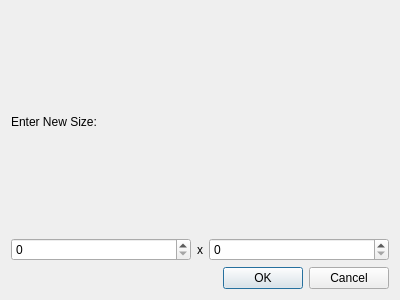
<?xml version="1.0" encoding="UTF-8"?>
<ui version="4.0">
 <class>ResizeDialog</class>
 <widget class="QDialog" name="ResizeDialog">
  <property name="geometry">
   <rect>
    <x>0</x>
    <y>0</y>
    <width>400</width>
    <height>300</height>
   </rect>
  </property>
  <property name="sizePolicy">
   <sizepolicy hsizetype="MinimumExpanding" vsizetype="Fixed">
    <horstretch>0</horstretch>
    <verstretch>0</verstretch>
   </sizepolicy>
  </property>
  <property name="windowTitle">
   <string>Image Pro</string>
  </property>
  <layout class="QGridLayout" name="gridLayout">
   <item row="0" column="0">
    <widget class="QLabel" name="label">
     <property name="text">
      <string>Enter New Size:</string>
     </property>
    </widget>
   </item>
   <item row="1" column="0">
    <layout class="QHBoxLayout" name="horizontalLayout_2">
     <item>
      <widget class="QSpinBox" name="heightSpinBox">
       <property name="sizePolicy">
        <sizepolicy hsizetype="Minimum" vsizetype="Fixed">
         <horstretch>89</horstretch>
         <verstretch>25</verstretch>
        </sizepolicy>
       </property>
      </widget>
     </item>
     <item>
      <widget class="QLabel" name="xLabel">
       <property name="text">
        <string>x</string>
       </property>
       <property name="alignment">
        <set>Qt::AlignCenter</set>
       </property>
      </widget>
     </item>
     <item>
      <widget class="QSpinBox" name="widthSpinBox">
       <property name="sizePolicy">
        <sizepolicy hsizetype="MinimumExpanding" vsizetype="Fixed">
         <horstretch>89</horstretch>
         <verstretch>25</verstretch>
        </sizepolicy>
       </property>
      </widget>
     </item>
    </layout>
   </item>
   <item row="2" column="0">
    <layout class="QHBoxLayout" name="horizontalLayout">
     <item>
      <spacer name="horizontalSpacer">
       <property name="orientation">
        <enum>Qt::Horizontal</enum>
       </property>
       <property name="sizeHint" stdset="0">
        <size>
         <width>40</width>
         <height>20</height>
        </size>
       </property>
      </spacer>
     </item>
     <item>
      <widget class="QPushButton" name="btnOK">
       <property name="text">
        <string>OK</string>
       </property>
       <property name="autoDefault">
        <bool>true</bool>
       </property>
       <property name="default">
        <bool>true</bool>
       </property>
      </widget>
     </item>
     <item>
      <widget class="QPushButton" name="btnCancel">
       <property name="text">
        <string>Cancel</string>
       </property>
       <property name="autoDefault">
        <bool>true</bool>
       </property>
       <property name="default">
        <bool>false</bool>
       </property>
      </widget>
     </item>
    </layout>
   </item>
  </layout>
 </widget>
 <resources/>
 <connections>
  <connection>
   <sender>btnOK</sender>
   <signal>clicked()</signal>
   <receiver>ResizeDialog</receiver>
   <slot>accept()</slot>
   <hints>
    <hint type="sourcelabel">
     <x>247</x>
     <y>237</y>
    </hint>
    <hint type="destinationlabel">
     <x>120</x>
     <y>106</y>
    </hint>
   </hints>
  </connection>
  <connection>
   <sender>btnCancel</sender>
   <signal>clicked()</signal>
   <receiver>ResizeDialog</receiver>
   <slot>reject()</slot>
   <hints>
    <hint type="sourcelabel">
     <x>363</x>
     <y>255</y>
    </hint>
    <hint type="destinationlabel">
     <x>289</x>
     <y>104</y>
    </hint>
   </hints>
  </connection>
 </connections>
</ui>
